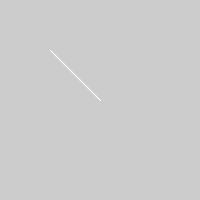
Frame 1 (no input)
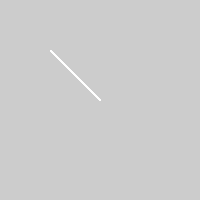
Frame 60 (the mouse pressed at the canvas centre just before this capture)
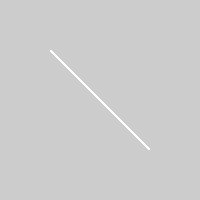
Frame 120 (the mouse held since frame 60 and released just before this capture)

The Processing sketch that drew these frames (run headless with seeded random() and noise(); from frame 60 on, the mouse is pressed at the canvas centre):

// Processing sketch: pgDraw
// ── pgDraw.pde
PGraphics pg;

void setup() {
  size(200, 200);
  pg = createGraphics(100, 100);
}

void draw() {
  pg.beginDraw();
  pg.background(0,0,0,0);
  pg.stroke(255);
  pg.line(pg.width*0.5, pg.height*0.5, mouseX, mouseY);
  pg.endDraw();
  image(pg, 50, 50); 
}
